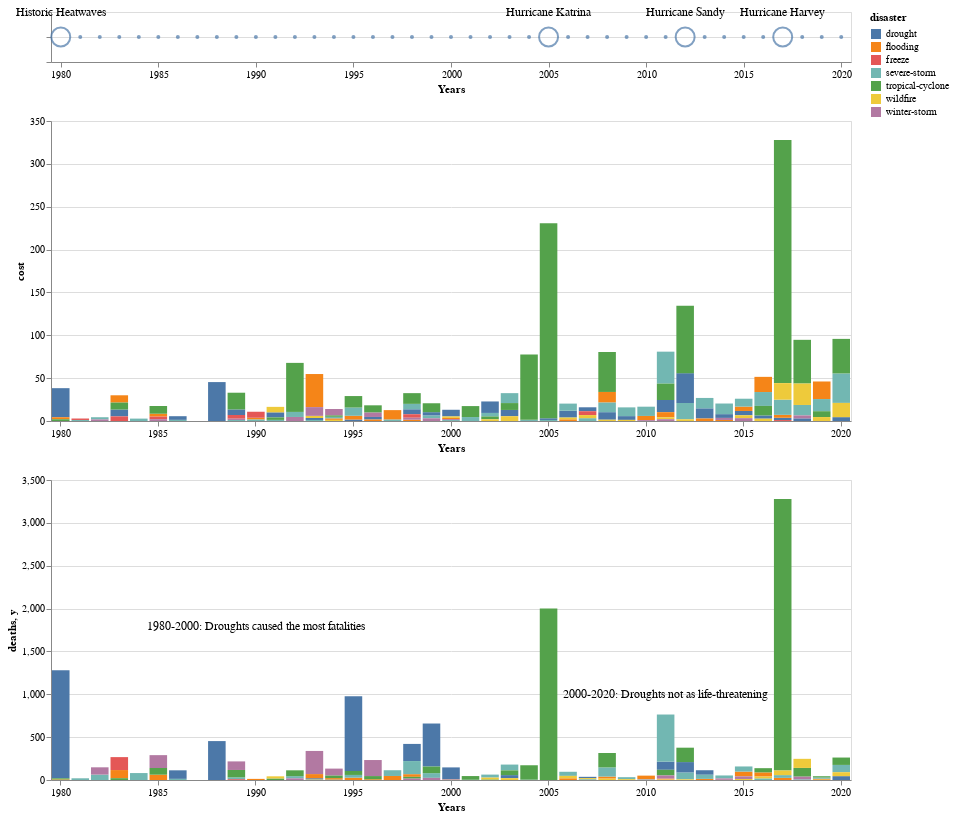

Notebook cell for this chart:
### Code cell
alt.vconcat(timeline_chart + comments_chart_timeline,
            alt.vconcat(chart_money,
           chart_death + comments_chart_death))

### Figure 1 — Vega-Lite specification as saved in the notebook (floating-point values rounded to 4 significant figures; data arrays with more than 128 entries replaced by an {"elided": "..."} marker saying what was removed)
{"config": {"view": {"continuousWidth": 400, "continuousHeight": 300}}, "vconcat": [{"layer": [{"data": {"name": "data-9dee91b21690891224ef1fde7defafce"}, "mark": "point", "encoding": {"size": {"type": "quantitative", "field": "events_flag", "legend": null}, "x": {"type": "ordinal", "axis": {"labelAngle": 0, "title": "Years", "values": [1980.0, 1985.0, 1990.0, 1995.0, 2000.0, 2005.0, 2010.0, 2015.0, 2020.0, 2025.0]}, "field": "year"}}, "height": 50, "width": 800}, {"data": {"name": "data-5c944779f36eb0263bf57647c7102d69"}, "mark": {"type": "text", "size": 12}, "encoding": {"text": {"type": "nominal", "field": "text"}, "x": {"type": "nominal", "field": "x"}, "y": {"type": "quantitative", "axis": {"labels": false, "title": null}, "field": "y"}}}]}, {"vconcat": [{"data": {"name": "data-320d8419abadb78116257ff08d3928f0"}, "mark": "bar", "encoding": {"color": {"type": "nominal", "field": "disaster"}, "order": {"type": "nominal", "field": "cost", "sort": "ascending"}, "x": {"type": "nominal", "axis": {"labelAngle": 0, "title": "Years", "values": [1980.0, 1985.0, 1990.0, 1995.0, 2000.0, 2005.0, 2010.0, 2015.0, 2020.0, 2025.0]}, "field": "year"}, "y": {"type": "quantitative", "field": "cost"}}, "transform": [{"filter": "(datum.disaster !== 'all-disasters')"}], "width": 800}, {"layer": [{"data": {"name": "data-320d8419abadb78116257ff08d3928f0"}, "mark": "bar", "encoding": {"color": {"type": "nominal", "field": "disaster"}, "order": {"type": "nominal", "field": "deaths", "sort": "ascending"}, "x": {"type": "nominal", "axis": {"labelAngle": 0, "title": "Years", "values": [1980.0, 1985.0, 1990.0, 1995.0, 2000.0, 2005.0, 2010.0, 2015.0, 2020.0, 2025.0]}, "field": "year"}, "y": {"type": "quantitative", "field": "deaths"}}, "transform": [{"filter": "(datum.disaster !== 'all-disasters')"}], "width": 800}, {"data": {"name": "data-0a7a49815ec910d87287d05528ccadc5"}, "mark": {"type": "text", "size": 12}, "encoding": {"text": {"type": "nominal", "field": "text"}, "x": {"type": "nominal", "field": "x"}, "y": {"type": "quantitative", "field": "y"}}}]}]}], "$schema": "https://vega.github.io/schema/vega-lite/v4.8.1.json", "datasets": {"data-9dee91b21690891224ef1fde7defafce": [{"year": 1980, "events": "Historic Heatwaves", "events_flag": 1}, {"year": 1981, "events": null, "events_flag": 0}, {"year": 1982, "events": null, "events_flag": 0}, {"year": 1983, "events": null, "events_flag": 0}, {"year": 1984, "events": null, "events_flag": 0}, {"year": 1985, "events": null, "events_flag": 0}, {"year": 1986, "events": null, "events_flag": 0}, {"year": 1987, "events": null, "events_flag": 0}, {"year": 1988, "events": null, "events_flag": 0}, {"year": 1989, "events": null, "events_flag": 0}, {"year": 1990, "events": null, "events_flag": 0}, {"year": 1991, "events": null, "events_flag": 0}, {"year": 1992, "events": null, "events_flag": 0}, {"year": 1993, "events": null, "events_flag": 0}, {"year": 1994, "events": null, "events_flag": 0}, {"year": 1995, "events": null, "events_flag": 0}, {"year": 1996, "events": null, "events_flag": 0}, {"year": 1997, "events": null, "events_flag": 0}, {"year": 1998, "events": null, "events_flag": 0}, {"year": 1999, "events": null, "events_flag": 0}, {"year": 2000, "events": null, "events_flag": 0}, {"year": 2001, "events": null, "events_flag": 0}, {"year": 2002, "events": null, "events_flag": 0}, {"year": 2003, "events": null, "events_flag": 0}, {"year": 2004, "events": null, "events_flag": 0}, {"year": 2005, "events": "Hurricane Katrina", "events_flag": 1}, {"year": 2006, "events": null, "events_flag": 0}, {"year": 2007, "events": null, "events_flag": 0}, {"year": 2008, "events": null, "events_flag": 0}, {"year": 2009, "events": null, "events_flag": 0}, {"year": 2010, "events": null, "events_flag": 0}, {"year": 2011, "events": null, "events_flag": 0}, {"year": 2012, "events": "Hurricane Sandy", "events_flag": 1}, {"year": 2013, "events": null, "events_flag": 0}, {"year": 2014, "events": null, "events_flag": 0}, {"year": 2015, "events": null, "events_flag": 0}, {"year": 2016, "events": null, "events_flag": 0}, {"year": 2017, "events": "Hurricane Harvey", "events_flag": 1}, {"year": 2018, "events": null, "events_flag": 0}, {"year": 2019, "events": null, "events_flag": 0}, {"year": 2020, "events": null, "events_flag": 0}], "data-5c944779f36eb0263bf57647c7102d69": [{"x": 1980, "y": 0.1, "text": "Historic Heatwaves"}, {"x": 2005, "y": 0.1, "text": "Hurricane Katrina"}, {"x": 2012, "y": 0.1, "text": "Hurricane Sandy"}, {"x": 2017, "y": 0.1, "text": "Hurricane Harvey"}], "data-320d8419abadb78116257ff08d3928f0": {"elided": "328 records"}, "data-0a7a49815ec910d87287d05528ccadc5": [{"x": 1990, "y": 1800, "text": "1980-2000: Droughts caused the most fatalities"}, {"x": 2011, "y": 1000, "text": "2000-2020: Droughts not as life-threatening"}]}}
